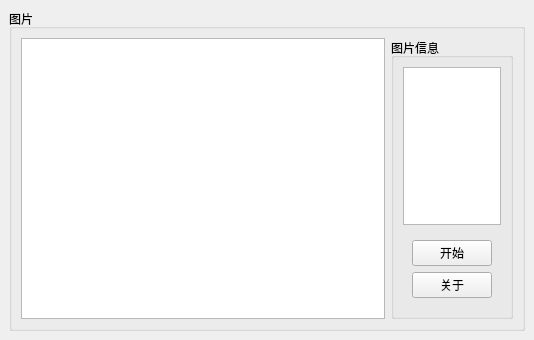
<?xml version="1.0" encoding="UTF-8"?>
<ui version="4.0">
 <class>MainWindow</class>
 <widget class="QMainWindow" name="MainWindow">
  <property name="geometry">
   <rect>
    <x>0</x>
    <y>0</y>
    <width>534</width>
    <height>340</height>
   </rect>
  </property>
  <property name="windowTitle">
   <string>毛图</string>
  </property>
  <widget class="QWidget" name="centralwidget">
   <layout class="QVBoxLayout" name="verticalLayout_2">
    <item>
     <widget class="QGroupBox" name="groupBox">
      <property name="sizePolicy">
       <sizepolicy hsizetype="Expanding" vsizetype="Expanding">
        <horstretch>0</horstretch>
        <verstretch>0</verstretch>
       </sizepolicy>
      </property>
      <property name="title">
       <string>图片</string>
      </property>
      <layout class="QHBoxLayout" name="horizontalLayout">
       <item>
        <widget class="QGraphicsView" name="Image">
         <property name="sizePolicy">
          <sizepolicy hsizetype="Expanding" vsizetype="Expanding">
           <horstretch>0</horstretch>
           <verstretch>0</verstretch>
          </sizepolicy>
         </property>
        </widget>
       </item>
       <item>
        <widget class="QGroupBox" name="Toolbox">
         <property name="sizePolicy">
          <sizepolicy hsizetype="Maximum" vsizetype="Expanding">
           <horstretch>0</horstretch>
           <verstretch>0</verstretch>
          </sizepolicy>
         </property>
         <property name="title">
          <string>图片信息</string>
         </property>
         <layout class="QVBoxLayout" name="verticalLayout">
          <item alignment="Qt::AlignTop">
           <widget class="QTextBrowser" name="textBrowser">
            <property name="sizePolicy">
             <sizepolicy hsizetype="Ignored" vsizetype="Expanding">
              <horstretch>0</horstretch>
              <verstretch>0</verstretch>
             </sizepolicy>
            </property>
           </widget>
          </item>
          <item alignment="Qt::AlignBottom">
           <widget class="QWidget" name="widget" native="true">
            <property name="sizePolicy">
             <sizepolicy hsizetype="Expanding" vsizetype="Maximum">
              <horstretch>0</horstretch>
              <verstretch>0</verstretch>
             </sizepolicy>
            </property>
            <layout class="QVBoxLayout" name="verticalLayout_3">
             <item>
              <widget class="QPushButton" name="StartButton">
               <property name="text">
                <string>开始</string>
               </property>
              </widget>
             </item>
             <item>
              <widget class="QPushButton" name="About">
               <property name="text">
                <string>关于</string>
               </property>
              </widget>
             </item>
            </layout>
           </widget>
          </item>
         </layout>
        </widget>
       </item>
      </layout>
     </widget>
    </item>
   </layout>
  </widget>
 </widget>
 <resources/>
 <connections/>
</ui>
